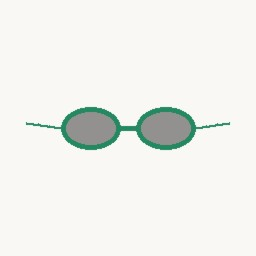
#> input picture catalogue/images/SKU000003.jpg, 256 x 256 px; its folder holds only this picture in this run
$ python -i embedder.py   (imports and definitions only)
#> lines starting #> are read from the running program, lines starting #| are printed output that depends on the picture
"""
Embedding function used by both catalogue indexing and query-time matching.

IMPORTANT — read this before judging retrieval quality:
This sandbox has no general internet access (only pypi/npm/github are
reachable) and installing PyTorch here blew the disk quota (CPU wheels
pull in >2GB of bundled CUDA libraries even for "CPU-only" installs from
PyPI, and the box only had ~5GB free). So this demo uses a classical
computer-vision embedding: a multi-region HSV color histogram + a HOG
shape descriptor, concatenated and L2-normalized. It is real, it runs,
and it is honestly weaker than a learned embedding — in particular it is
far more sensitive to lighting/color shifts than a CNN or CLIP embedding
would be, which shows up directly in the Part B results.

To run this for real: swap `embed_image` for a CLIP forward pass
(e.g. via `open_clip`, ViT-B/32, laion2b weights) — everything else
(FAISS index, matcher, API, eval harness) is agnostic to what produces
the vector, as long as `embed_image` returns a fixed-length np.float32
vector and `EMBED_DIM` matches. That's the one function to change.
"""
import numpy as np
from PIL import Image
from skimage.feature import hog
from skimage.color import rgb2gray

RESIZE = 128
HIST_GRID = 4        # 4x4 spatial grid for color histogram
H_BINS, S_BINS, V_BINS = 8, 4, 4
HOG_RESIZE = 64

COLOR_DIM = HIST_GRID * HIST_GRID * (H_BINS + S_BINS + V_BINS)
# hog output dim computed lazily at first call and cached
_HOG_DIM = None
EMBED_DIM = None  # set after first call via get_embed_dim()


def _color_hist(img_rgb: np.ndarray) -> np.ndarray:
    """Multi-region HSV histogram — captures coarse color + spatial layout."""
    from colorsys import rgb_to_hsv
    h, w, _ = img_rgb.shape
    cell_h, cell_w = h // HIST_GRID, w // HIST_GRID
    feats = []
    hsv = np.array(Image.fromarray(img_rgb).convert("HSV"), dtype=np.float32) / 255.0
    for gy in range(HIST_GRID):
        for gx in range(HIST_GRID):
            cell = hsv[gy * cell_h:(gy + 1) * cell_h, gx * cell_w:(gx + 1) * cell_w]
            hh, _ = np.histogram(cell[:, :, 0], bins=H_BINS, range=(0, 1))
            sh, _ = np.histogram(cell[:, :, 1], bins=S_BINS, range=(0, 1))
            vh, _ = np.histogram(cell[:, :, 2], bins=V_BINS, range=(0, 1))
            cell_hist = np.concatenate([hh, sh, vh]).astype(np.float32)
            total = cell_hist.sum()
            if total > 0:
                cell_hist /= total
            feats.append(cell_hist)
    return np.concatenate(feats)


def _hog_feat(img_rgb: np.ndarray) -> np.ndarray:
    small = np.array(Image.fromarray(img_rgb).resize((HOG_RESIZE, HOG_RESIZE)))
    gray = rgb2gray(small)
    feat = hog(gray, orientations=8, pixels_per_cell=(8, 8), cells_per_block=(2, 2),
               feature_vector=True)
    return feat.astype(np.float32)


def _autocrop_foreground(pil_img: Image.Image, bg_thresh: int = 235) -> Image.Image:
    """Crops to the bounding box of non-near-white pixels, then pads back to
    square. Mitigation attempt aimed at rotation / off-angle-crop / cluttered
    background: those conditions push the item off-center or shrink it
    relative to the frame, which both the color-grid and HOG features are
    sensitive to. Cheap, no model required — but only helps when the
    background genuinely differs from the foreground in brightness, which
    is exactly the assumption that breaks under cluttered_background."""
    arr = np.array(pil_img.convert("RGB"))
    mask = np.any(arr < bg_thresh, axis=2)
    if not mask.any():
        return pil_img
    ys, xs = np.where(mask)
    y0, y1, x0, x1 = ys.min(), ys.max(), xs.min(), xs.max()
    cropped = pil_img.crop((x0, y0, x1 + 1, y1 + 1))
    w, h = cropped.size
    side = max(w, h)
    padded = Image.new("RGB", (side, side), (250, 248, 245))
    padded.paste(cropped, ((side - w) // 2, (side - h) // 2))
    return padded


def embed_image(pil_img: Image.Image, autocrop: bool = False) -> np.ndarray:
    """Returns a single L2-normalized float32 embedding vector for one image.
    autocrop=True applies the foreground-cropping mitigation (see above) —
    off by default so the baseline number is a clean, unmitigated result."""
    global EMBED_DIM
    if autocrop:
        pil_img = _autocrop_foreground(pil_img)
    img = pil_img.convert("RGB").resize((RESIZE, RESIZE))
    arr = np.array(img)
    color = _color_hist(arr)
    shape = _hog_feat(arr)
    vec = np.concatenate([color, shape]).astype(np.float32)
    norm = np.linalg.norm(vec)
    if norm > 0:
        vec = vec / norm
    if EMBED_DIM is None:
        EMBED_DIM = vec.shape[0]
    return vec


def get_embed_dim() -> int:
    global EMBED_DIM
    if EMBED_DIM is None:
        # probe with a blank image
        embed_image(Image.new("RGB", (RESIZE, RESIZE), (255, 255, 255)))
    return EMBED_DIM

>>> from PIL import Image
>>> picture = Image.open('../catalogue/images/SKU000003.jpg')
#> picture is the input picture: PIL image 256x256 RGB; mean R, G, B 239.5, 241.1, 236.2
>>> result = embed_image(picture)
#> in _color_hist, `hsv = np.array(Image.fromarray(img_rgb).convert("HSV"), dtype=np.float..`:
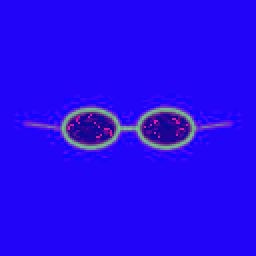
#> hsv: shape (128, 128, 3) float32 (shown 2 times larger); mean R, G, B 0.149, 0.0364, 0.95
#> after the loop in _color_hist, `for gy in range(HIST_GRID):`: feats = 16 items
#> in embed_image, `color = _color_hist(arr)`: color = 256 values, max 0.333 at index 1, min 0 at index 0, mean 0.0625
#> in _hog_feat, `small = np.array(Image.fromarray(img_rgb).resize((HOG_RESIZE, HOG_RESI..`:
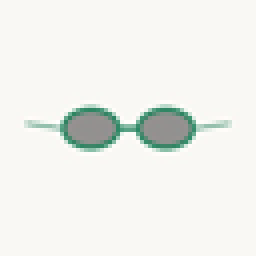
#> small: shape (64, 64, 3) (shown 4 times larger); mean R, G, B 239.5, 241.1, 236.3
#> in _hog_feat, `gray = rgb2gray(small)`:
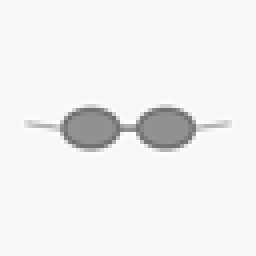
#> gray: shape (64, 64) float64 (shown 4 times larger); min 0.428, max 1, mean 0.943
#> in _hog_feat, `feat = hog(gray, orientations=8, pixels_per_cell=(8, 8), cells_per_blo..`: feat = 1568 values, max 1 at index 1134, min 0 at index 0, mean 0.0572
#> in embed_image, `shape = _hog_feat(arr)`: shape has the same summary as feat in _hog_feat
#> in embed_image, `vec = np.concatenate([color, shape]).astype(np.float32)`: vec = 1824 values, max 1 at index 1390, min 0 at index 0, mean 0.058
#> in embed_image, `norm = np.linalg.norm(vec)`: norm = 6.06
#> in embed_image, `vec = vec / norm`: vec = 1824 values, max 0.165 at index 1390, min 0 at index 0, mean 0.00957
#> result has the same summary as vec in embed_image

$ run again, on catalogue/images/SKU000092.jpg
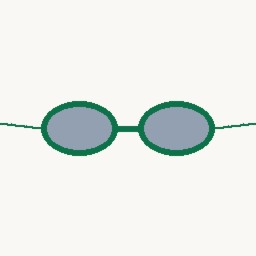
#> input picture catalogue/images/SKU000092.jpg, 256 x 256 px
#> picture is the input picture: PIL image 256x256 RGB; mean R, G, B 233.1, 236.9, 233
#> in _color_hist, `hsv = np.array(Image.fromarray(img_rgb).convert("HSV"), dtype=np.float..`:
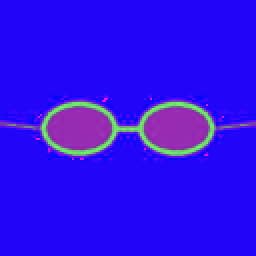
#> hsv: shape (128, 128, 3) float32 (shown 2 times larger); mean R, G, B 0.181, 0.059, 0.937
#> after the loop in _color_hist, `for gy in range(HIST_GRID):`: feats = 16 items
#> color = 256 values, max 0.333 at index 1, min 0 at index 0, mean 0.0625
#> in _hog_feat, `gray = rgb2gray(small)`:
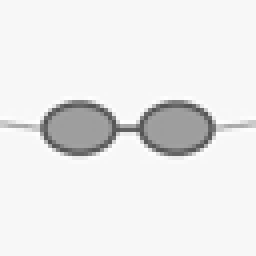
#> gray: shape (64, 64) float64 (shown 4 times larger); min 0.322, max 1, mean 0.925
#> feat = 1568 values, max 0.832 at index 1132, min 0 at index 0, mean 0.0602
#> shape has the same summary as feat in _hog_feat
#> in embed_image, `vec = np.concatenate([color, shape]).astype(np.float32)`: vec = 1824 values, max 0.832 at index 1388, min 0 at index 0, mean 0.0606
#> norm = 6.28
#> in embed_image, `vec = vec / norm`: vec = 1824 values, max 0.132 at index 1388, min 0 at index 0, mean 0.00964
#> result has the same summary as vec in embed_image
